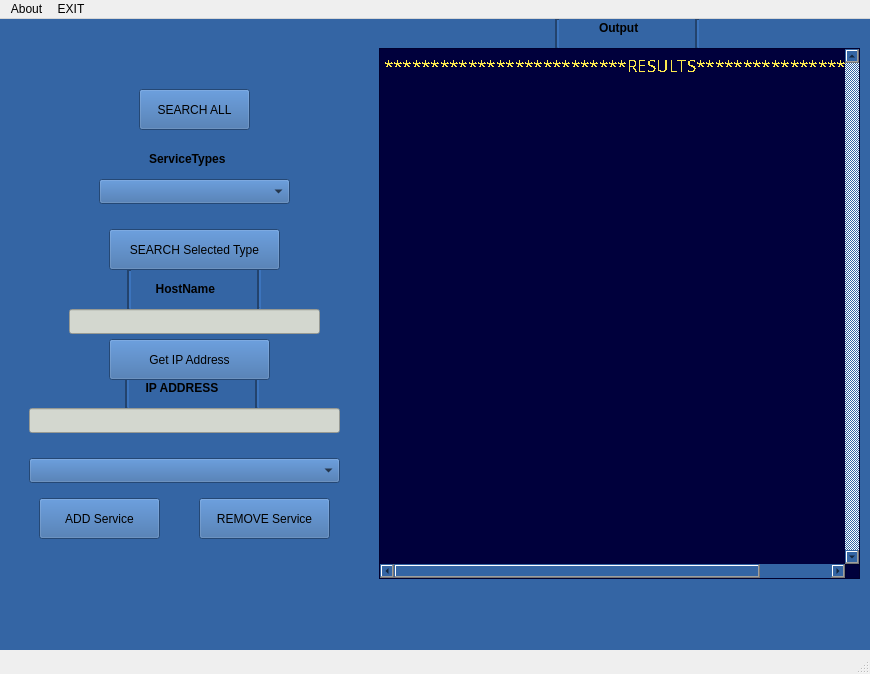
<?xml version="1.0" encoding="UTF-8"?>
<ui version="4.0">
 <class>mainWindow</class>
 <widget class="QMainWindow" name="mainWindow">
  <property name="geometry">
   <rect>
    <x>0</x>
    <y>0</y>
    <width>870</width>
    <height>674</height>
   </rect>
  </property>
  <property name="minimumSize">
   <size>
    <width>870</width>
    <height>674</height>
   </size>
  </property>
  <property name="maximumSize">
   <size>
    <width>870</width>
    <height>674</height>
   </size>
  </property>
  <property name="windowTitle">
   <string>Aplicatie de tip Zero-config bazata pe mDNS si DNS-SD</string>
  </property>
  <property name="documentMode">
   <bool>false</bool>
  </property>
  <widget class="QWidget" name="centralwidget">
   <property name="minimumSize">
    <size>
     <width>870</width>
     <height>630</height>
    </size>
   </property>
   <property name="maximumSize">
    <size>
     <width>871</width>
     <height>631</height>
    </size>
   </property>
   <widget class="QWidget" name="widget" native="true">
    <property name="geometry">
     <rect>
      <x>-61</x>
      <y>-1</y>
      <width>941</width>
      <height>671</height>
     </rect>
    </property>
    <property name="styleSheet">
     <string notr="true">background:rgb(52, 101, 164)</string>
    </property>
    <widget class="QPlainTextEdit" name="outputDisplay">
     <property name="geometry">
      <rect>
       <x>440</x>
       <y>30</y>
       <width>481</width>
       <height>531</height>
      </rect>
     </property>
     <property name="font">
      <font>
       <family>Sans</family>
       <pointsize>13</pointsize>
       <weight>50</weight>
       <italic>false</italic>
       <bold>false</bold>
       <underline>false</underline>
       <strikeout>false</strikeout>
       <stylestrategy>NoAntialias</stylestrategy>
      </font>
     </property>
     <property name="autoFillBackground">
      <bool>true</bool>
     </property>
     <property name="styleSheet">
      <string notr="true">background-color:rgb(0, 0, 60);
color: rgb(252, 233, 79);
</string>
     </property>
     <property name="verticalScrollBarPolicy">
      <enum>Qt::ScrollBarAlwaysOn</enum>
     </property>
     <property name="horizontalScrollBarPolicy">
      <enum>Qt::ScrollBarAlwaysOn</enum>
     </property>
     <property name="lineWrapMode">
      <enum>QPlainTextEdit::NoWrap</enum>
     </property>
     <property name="readOnly">
      <bool>true</bool>
     </property>
     <property name="plainText">
      <string>**************************RESULTS*************************</string>
     </property>
     <property name="overwriteMode">
      <bool>true</bool>
     </property>
     <property name="tabStopWidth">
      <number>80</number>
     </property>
     <property name="centerOnScroll">
      <bool>false</bool>
     </property>
     <property name="textColor" stdset="0">
      <color>
       <red>252</red>
       <green>233</green>
       <blue>79</blue>
      </color>
     </property>
    </widget>
    <widget class="QPushButton" name="searchAllButton">
     <property name="geometry">
      <rect>
       <x>200</x>
       <y>71</y>
       <width>111</width>
       <height>41</height>
      </rect>
     </property>
     <property name="autoFillBackground">
      <bool>false</bool>
     </property>
     <property name="text">
      <string>SEARCH ALL</string>
     </property>
    </widget>
    <widget class="Line" name="line_3">
     <property name="geometry">
      <rect>
       <x>610</x>
       <y>0</y>
       <width>16</width>
       <height>31</height>
      </rect>
     </property>
     <property name="lineWidth">
      <number>2</number>
     </property>
     <property name="orientation">
      <enum>Qt::Vertical</enum>
     </property>
    </widget>
    <widget class="QLabel" name="labelOutput">
     <property name="geometry">
      <rect>
       <x>660</x>
       <y>0</y>
       <width>51</width>
       <height>20</height>
      </rect>
     </property>
     <property name="font">
      <font>
       <weight>75</weight>
       <italic>false</italic>
       <bold>true</bold>
       <strikeout>false</strikeout>
      </font>
     </property>
     <property name="text">
      <string>Output</string>
     </property>
     <property name="textInteractionFlags">
      <set>Qt::NoTextInteraction</set>
     </property>
    </widget>
    <widget class="Line" name="line_4">
     <property name="geometry">
      <rect>
       <x>750</x>
       <y>0</y>
       <width>16</width>
       <height>31</height>
      </rect>
     </property>
     <property name="lineWidth">
      <number>2</number>
     </property>
     <property name="orientation">
      <enum>Qt::Vertical</enum>
     </property>
    </widget>
    <widget class="QLineEdit" name="ipAddress">
     <property name="geometry">
      <rect>
       <x>90</x>
       <y>390</y>
       <width>311</width>
       <height>25</height>
      </rect>
     </property>
     <property name="styleSheet">
      <string notr="true">background-color: rgb(211, 215, 207);</string>
     </property>
     <property name="alignment">
      <set>Qt::AlignCenter</set>
     </property>
     <property name="readOnly">
      <bool>true</bool>
     </property>
     <property name="clearButtonEnabled">
      <bool>true</bool>
     </property>
    </widget>
    <widget class="Line" name="line_5">
     <property name="geometry">
      <rect>
       <x>180</x>
       <y>360</y>
       <width>16</width>
       <height>31</height>
      </rect>
     </property>
     <property name="lineWidth">
      <number>2</number>
     </property>
     <property name="orientation">
      <enum>Qt::Vertical</enum>
     </property>
    </widget>
    <widget class="QLabel" name="labelIpAddress">
     <property name="geometry">
      <rect>
       <x>200</x>
       <y>360</y>
       <width>101</width>
       <height>20</height>
      </rect>
     </property>
     <property name="font">
      <font>
       <weight>75</weight>
       <italic>false</italic>
       <bold>true</bold>
       <strikeout>false</strikeout>
      </font>
     </property>
     <property name="text">
      <string>  IP ADDRESS</string>
     </property>
     <property name="textInteractionFlags">
      <set>Qt::NoTextInteraction</set>
     </property>
    </widget>
    <widget class="Line" name="line_6">
     <property name="geometry">
      <rect>
       <x>310</x>
       <y>360</y>
       <width>16</width>
       <height>31</height>
      </rect>
     </property>
     <property name="lineWidth">
      <number>2</number>
     </property>
     <property name="orientation">
      <enum>Qt::Vertical</enum>
     </property>
    </widget>
    <widget class="QLabel" name="labelHostName">
     <property name="geometry">
      <rect>
       <x>210</x>
       <y>261</y>
       <width>101</width>
       <height>20</height>
      </rect>
     </property>
     <property name="font">
      <font>
       <weight>75</weight>
       <italic>false</italic>
       <bold>true</bold>
       <strikeout>false</strikeout>
      </font>
     </property>
     <property name="text">
      <string>  HostName</string>
     </property>
     <property name="textInteractionFlags">
      <set>Qt::NoTextInteraction</set>
     </property>
    </widget>
    <widget class="QLineEdit" name="hostName">
     <property name="geometry">
      <rect>
       <x>130</x>
       <y>291</y>
       <width>251</width>
       <height>25</height>
      </rect>
     </property>
     <property name="styleSheet">
      <string notr="true">background-color: rgb(211, 215, 207);</string>
     </property>
     <property name="alignment">
      <set>Qt::AlignCenter</set>
     </property>
     <property name="clearButtonEnabled">
      <bool>true</bool>
     </property>
    </widget>
    <widget class="Line" name="line_13">
     <property name="geometry">
      <rect>
       <x>180</x>
       <y>251</y>
       <width>20</width>
       <height>41</height>
      </rect>
     </property>
     <property name="lineWidth">
      <number>2</number>
     </property>
     <property name="orientation">
      <enum>Qt::Vertical</enum>
     </property>
    </widget>
    <widget class="Line" name="line_14">
     <property name="geometry">
      <rect>
       <x>310</x>
       <y>250</y>
       <width>20</width>
       <height>41</height>
      </rect>
     </property>
     <property name="lineWidth">
      <number>2</number>
     </property>
     <property name="orientation">
      <enum>Qt::Vertical</enum>
     </property>
    </widget>
    <widget class="QPushButton" name="getIPButton">
     <property name="geometry">
      <rect>
       <x>170</x>
       <y>321</y>
       <width>161</width>
       <height>41</height>
      </rect>
     </property>
     <property name="text">
      <string>Get IP Address</string>
     </property>
    </widget>
    <widget class="QPushButton" name="addServiceButton">
     <property name="geometry">
      <rect>
       <x>100</x>
       <y>480</y>
       <width>121</width>
       <height>41</height>
      </rect>
     </property>
     <property name="text">
      <string>ADD Service</string>
     </property>
    </widget>
    <widget class="QPushButton" name="removeServiceButton">
     <property name="geometry">
      <rect>
       <x>260</x>
       <y>480</y>
       <width>131</width>
       <height>41</height>
      </rect>
     </property>
     <property name="text">
      <string>REMOVE Service</string>
     </property>
    </widget>
    <widget class="QComboBox" name="serviceTypesBox">
     <property name="geometry">
      <rect>
       <x>160</x>
       <y>161</y>
       <width>191</width>
       <height>25</height>
      </rect>
     </property>
    </widget>
    <widget class="QPushButton" name="searchSelectedType">
     <property name="geometry">
      <rect>
       <x>170</x>
       <y>211</y>
       <width>171</width>
       <height>41</height>
      </rect>
     </property>
     <property name="autoFillBackground">
      <bool>false</bool>
     </property>
     <property name="text">
      <string>SEARCH Selected Type</string>
     </property>
    </widget>
    <widget class="QLabel" name="labelHostName_2">
     <property name="geometry">
      <rect>
       <x>210</x>
       <y>131</y>
       <width>101</width>
       <height>20</height>
      </rect>
     </property>
     <property name="font">
      <font>
       <weight>75</weight>
       <italic>false</italic>
       <bold>true</bold>
       <strikeout>false</strikeout>
      </font>
     </property>
     <property name="text">
      <string>ServiceTypes</string>
     </property>
     <property name="textInteractionFlags">
      <set>Qt::NoTextInteraction</set>
     </property>
    </widget>
    <widget class="QComboBox" name="servicesBox">
     <property name="geometry">
      <rect>
       <x>90</x>
       <y>440</y>
       <width>311</width>
       <height>25</height>
      </rect>
     </property>
    </widget>
    <zorder>line_13</zorder>
    <zorder>line_14</zorder>
    <zorder>line_5</zorder>
    <zorder>line_6</zorder>
    <zorder>line_3</zorder>
    <zorder>line_4</zorder>
    <zorder>outputDisplay</zorder>
    <zorder>searchAllButton</zorder>
    <zorder>labelOutput</zorder>
    <zorder>ipAddress</zorder>
    <zorder>labelIpAddress</zorder>
    <zorder>labelHostName</zorder>
    <zorder>hostName</zorder>
    <zorder>getIPButton</zorder>
    <zorder>addServiceButton</zorder>
    <zorder>removeServiceButton</zorder>
    <zorder>serviceTypesBox</zorder>
    <zorder>searchSelectedType</zorder>
    <zorder>labelHostName_2</zorder>
    <zorder>servicesBox</zorder>
   </widget>
  </widget>
  <widget class="QMenuBar" name="menubar">
   <property name="geometry">
    <rect>
     <x>0</x>
     <y>0</y>
     <width>870</width>
     <height>22</height>
    </rect>
   </property>
   <widget class="QMenu" name="menuAbout">
    <property name="title">
     <string>About</string>
    </property>
   </widget>
   <widget class="QMenu" name="menuEXIT">
    <property name="title">
     <string>EXIT</string>
    </property>
   </widget>
   <addaction name="menuAbout"/>
   <addaction name="menuEXIT"/>
  </widget>
  <widget class="QStatusBar" name="statusbar"/>
 </widget>
 <resources>
  <include location="resources.qrc"/>
 </resources>
 <connections/>
</ui>
